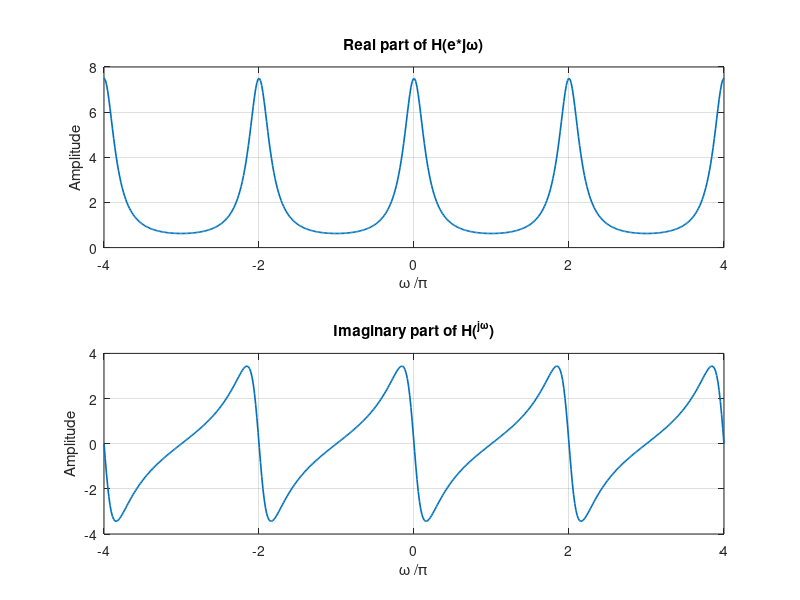
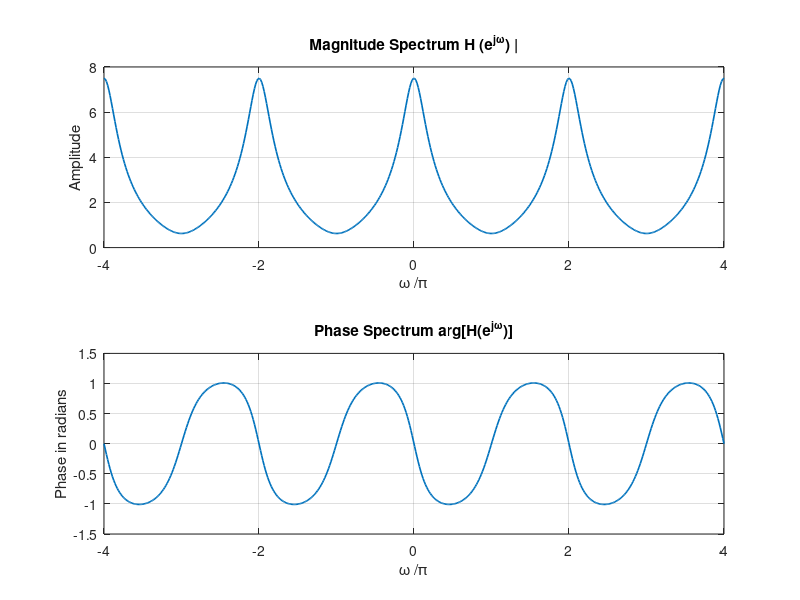

MATLAB code for these plots, in order:
%Compute the frequency samples of the DTFT
w = -4*pi: 8*pi/511:4*pi;
num = [2 1]; den = [1 -0.6];
h = freqz (num, den, w);
% Plot the DTFT
subplot (2,1,1)
plot (w/pi, real (h), 'LineWidth',1.2);grid
title('Real part of H(e*{j\omega})')
xlabel('\omega /\pi');
ylabel ('Amplitude');
subplot (2,1,2)
plot (w/pi, imag (h), 'LineWidth',1.2);grid
title('Imaginary part of H(^{j\omega})')
xlabel ('\omega /\pi');
ylabel ('Amplitude');
figure(2)
subplot (2,1,1)
plot (w/pi, abs (h), 'LineWidth',1.2);grid
title ('Magnitude Spectrum H (e^{j\omega}) |')
xlabel ('\omega /\pi');
ylabel ('Amplitude');
subplot (2,1,2)
plot (w/pi, angle (h), 'LineWidth',1.2);grid
title('Phase Spectrum arg[H(e^{j\omega})]')
xlabel ('\omega /\pi');
ylabel ('Phase in radians');
